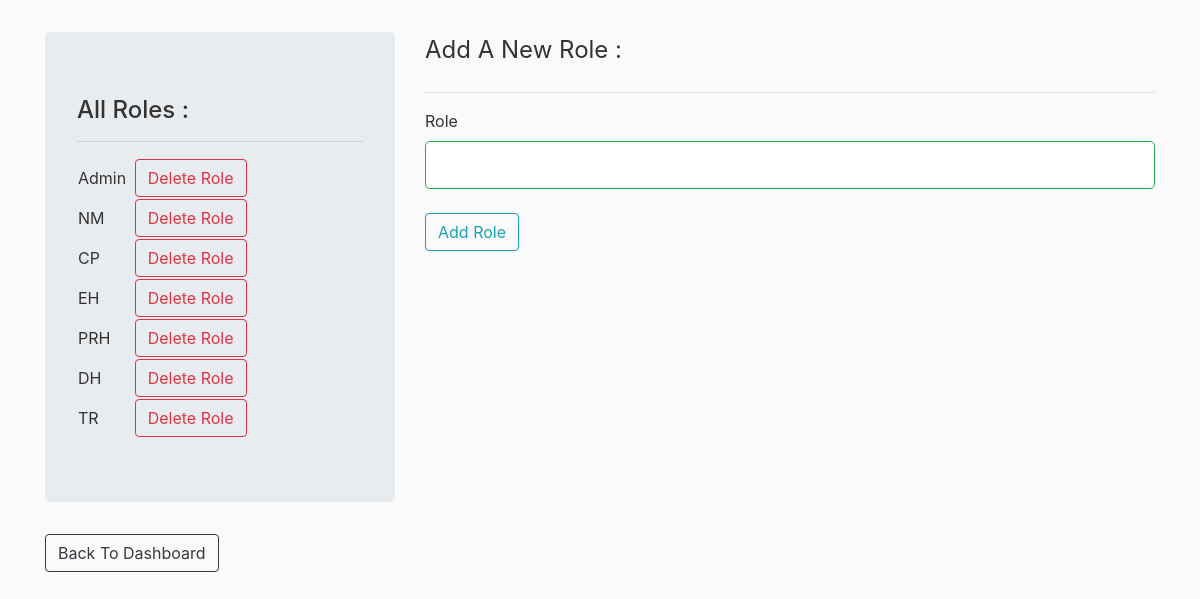
/all_roles (signed in), run on the app's committed database.
### rbac/models.py (models this page shows)
class Role(db.Model):
    __tablename__ = 'roles'
    id = db.Column(db.Integer(), primary_key=True)
    name = db.Column(db.String(50), unique=True)

### rbac/routes.py (the view)
@app.route("/all_roles", methods=['GET', 'POST'])
@login_required
def all_roles():
    form = AddRoleForm()
    roles = Role.query.all()
    if form.validate_on_submit():
        r = Role(name=form.name.data)
        db.session.add(r)
        db.session.commit()
        return redirect(url_for('all_roles'))
    return render_template('all_roles.html',form=form,roles=roles)

### rbac/forms.py
class AddRoleForm(FlaskForm):
    name = StringField('Role', validators=[DataRequired(), Length(min=2, max=20)])
    submit = SubmitField('Add Role')

### rbac/models.py (called while the page is built)
@login_manager.user_loader
def load_user(user_id):
    return User.query.get(int(user_id))

### rbac/templates/all_roles.html (shortened to what this page needs)
{% extends "layout.html" %}
{% block outdiv %}
<div class="container">
    <div class="row">
        <div class="col-lg-4">
            <div class="jumbotron">
                <h4>All Roles : </h4>
                    <hr>
                    <table>
                        {% for role in roles %}
                        <tr>
                            <td>{{ role.name }}</td>
                            <td>&nbsp;</td>
                            <td><a class="btn btn-outline-danger" href="{{ url_for('delete_role',rid=role.id) }}">Delete Role</a></td>
                        </tr>
                        {% endfor %}
                    </table>
            </div>
        </div>
        <div class="col-lg-8">
            <form action="" method="POST">
                <fieldset>
                    <legend>Add A New Role : </legend><hr>
                    {{ form.name.label(class="form-control-label") }}
                    {% if form.name.errors %}
                                {{ form.name(class="form-control form-control-lg is-invalid") }}
                                <div class="invalid-feedback">
                                    {% for error in form.name.errors %}
                                        <span> {{ error }} </span>
                                    {% endfor %}
                                </div>
                    {% else %}
                                {{ form.name(class="form-control form-control-lg is-valid") }}
                    {% endif %}<br>
                    {{ form.submit(class="btn btn-outline-info")}}
                </fieldset>
            </form>
        </div>
    </div>
    <a href="{{ url_for('admin') }}" class="btn btn-outline-dark" >Back To Dashboard</a>
</div>
{% endblock outdiv %}

### rbac/static/main.css (style rules this page uses)
body { background: #fafafa; color: #333333; margin-top: 2rem; }

### data on the page
Role: name "Admin"
Role: name "NM"
Role: name "CP"
Role: name "EH"
Role: name "PRH"
Role: name "DH"
Role: name "TR"
